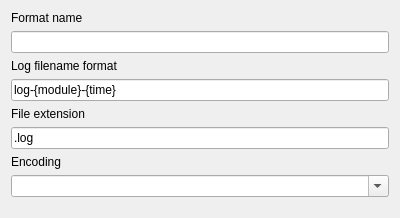
<?xml version="1.0" encoding="UTF-8"?>
<ui version="4.0">
 <class>FilenameFormatWizardPage</class>
 <widget class="QWizardPage" name="FilenameFormatWizardPage">
  <property name="geometry">
   <rect>
    <x>0</x>
    <y>0</y>
    <width>400</width>
    <height>218</height>
   </rect>
  </property>
  <property name="windowTitle">
   <string>WizardPage</string>
  </property>
  <property name="title">
   <string>Format info</string>
  </property>
  <property name="subTitle">
   <string>Set format name and information about files</string>
  </property>
  <layout class="QVBoxLayout" name="verticalLayout">
   <item>
    <widget class="QLabel" name="label_2">
     <property name="text">
      <string>Format name</string>
     </property>
    </widget>
   </item>
   <item>
    <widget class="QLineEdit" name="leName"/>
   </item>
   <item>
    <widget class="QLabel" name="label">
     <property name="text">
      <string>Log filename format</string>
     </property>
    </widget>
   </item>
   <item>
    <widget class="QLineEdit" name="leFilenameRegex">
     <property name="text">
      <string notr="true">log-{module}-{time}</string>
     </property>
     <property name="placeholderText">
      <string>Wildcard</string>
     </property>
    </widget>
   </item>
   <item>
    <widget class="QLabel" name="label_3">
     <property name="text">
      <string>File extension</string>
     </property>
    </widget>
   </item>
   <item>
    <widget class="QLineEdit" name="leExtension">
     <property name="text">
      <string notr="true">.log</string>
     </property>
    </widget>
   </item>
   <item>
    <widget class="QLabel" name="label_4">
     <property name="text">
      <string>Encoding</string>
     </property>
    </widget>
   </item>
   <item>
    <widget class="QComboBox" name="cbEncoding">
     <property name="editable">
      <bool>true</bool>
     </property>
    </widget>
   </item>
   <item>
    <spacer name="verticalSpacer">
     <property name="orientation">
      <enum>Qt::Orientation::Vertical</enum>
     </property>
     <property name="sizeHint" stdset="0">
      <size>
       <width>20</width>
       <height>40</height>
      </size>
     </property>
    </spacer>
   </item>
  </layout>
 </widget>
 <resources/>
 <connections/>
</ui>
